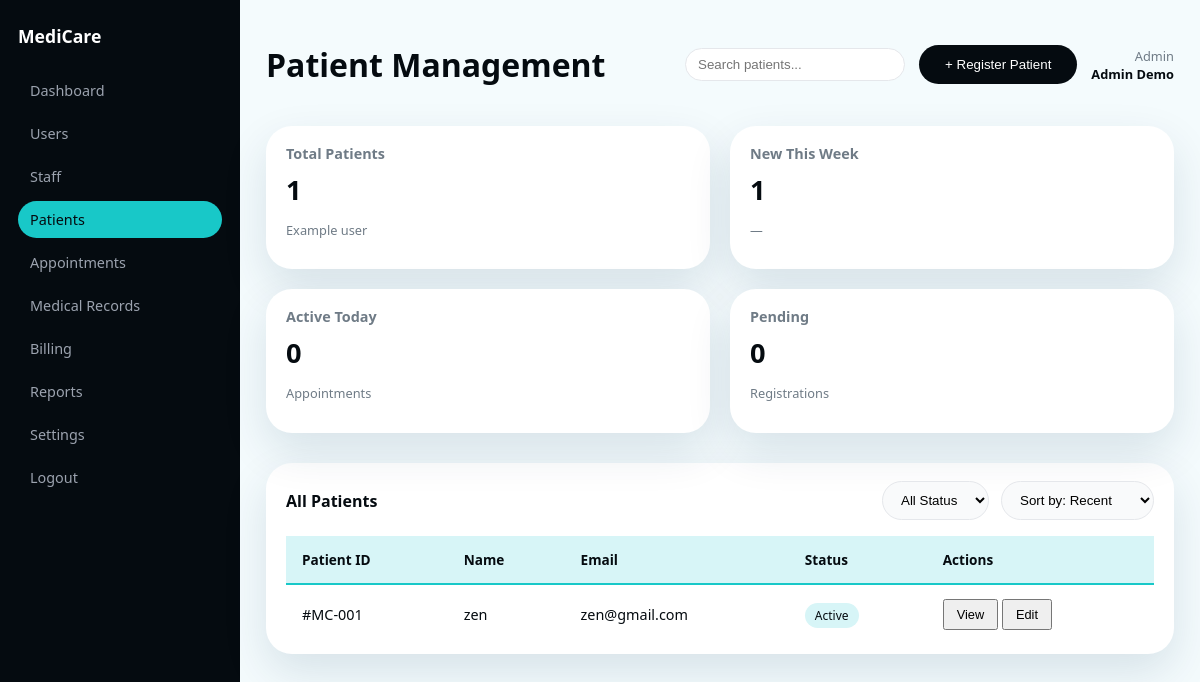
The app's page /medicare-clinic/index.php?page=admin-patients (signed in), older data.
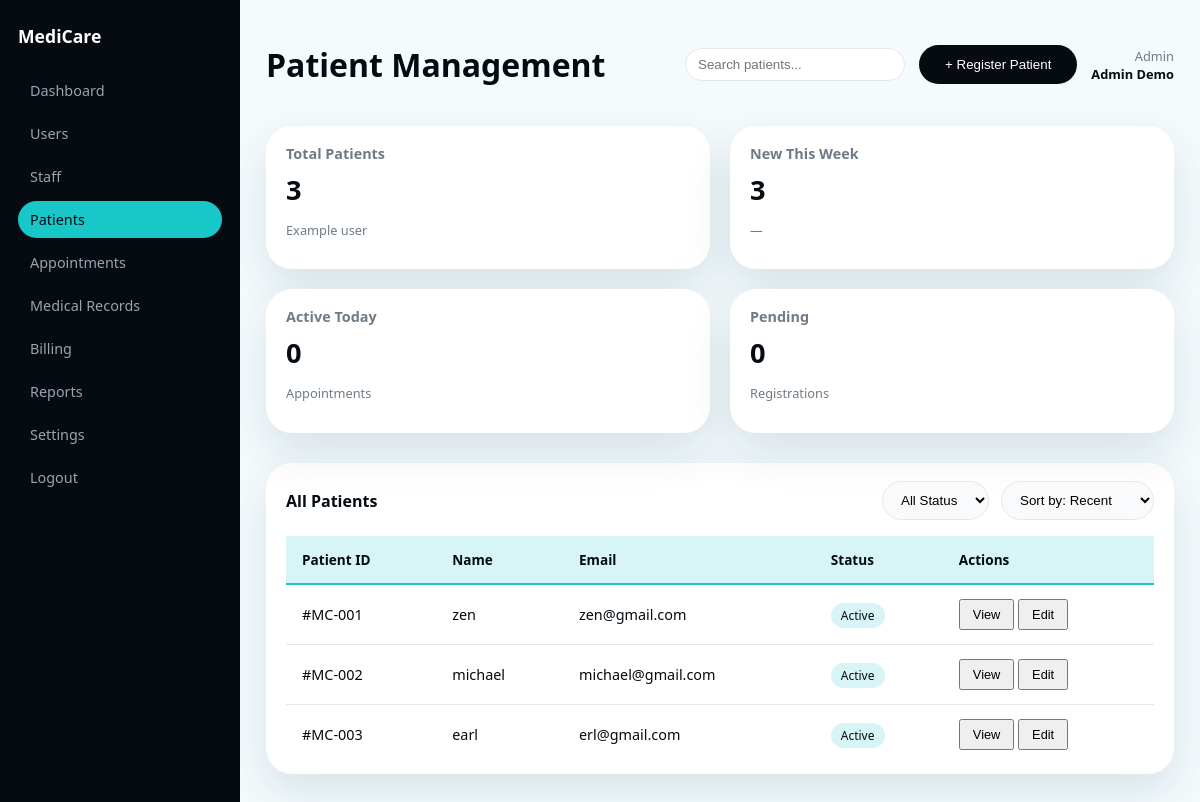
The same page, newer data.
### tables this page shows
CREATE TABLE users (
            id INTEGER PRIMARY KEY AUTOINCREMENT,
            email TEXT NOT NULL UNIQUE,
            password_hash TEXT NOT NULL,
            name TEXT NOT NULL,
            role TEXT NOT NULL CHECK(role IN ('admin','doctor','nurse','receptionist','patient')),
            created_at TEXT DEFAULT CURRENT_TIMESTAMP
        , department TEXT);

### medicare-clinic/config/auth.php (called while the page is built, shortened)
<?php
function current_user()
{
    return $_SESSION['user'] ?? null;
}

### medicare-clinic/app/views/admin/patients.php (the view, shortened to what this page needs)
<?php
require __DIR__ . '/../layouts/admin_sidebar.php';
$pdo = $GLOBALS['pdo'] ?? null;
$user = current_user();
$sidebar = render_admin_sidebar();
$patients = [];
if ($pdo) {
    $stmt = $pdo->prepare("SELECT id, name, email, role, created_at FROM users WHERE role = 'patient' ORDER BY id");
    $stmt->execute();
    $patients = $stmt->fetchAll(PDO::FETCH_ASSOC);
}
$patientCount = count($patients);
?>
<div class="app-shell">
    <?php echo $sidebar; ?>
    <main class="main-content">
        <header class="main-header">
            <h1>Patient Management</h1>
            <div class="header-right">
                <div class="search-bar">
                    <input type="text" placeholder="Search patients..." />
                </div>
                <button class="btn-primary">+ Register Patient</button>
                <div class="user-info">
                    <span class="role">Admin</span>
                    <span class="name"><?php echo htmlspecialchars($user['name'] ?? 'Admin'); ?></span>
                </div>
            </div>
        </header>
        <section class="grid-4">
            <div class="summary-card">
                <h4>Total Patients</h4>
                <div class="summary-value"><?php echo $patientCount; ?></div>
                <p class="summary-change">Example user</p>
            </div>
            <div class="summary-card">
                <h4>New This Week</h4>
                <div class="summary-value"><?php echo $patientCount; ?></div>
                <p class="summary-change">—</p>
            </div>
            <div class="summary-card">
                <h4>Active Today</h4>
                <div class="summary-value">0</div>
                <p class="summary-change">Appointments</p>
            </div>
            <div class="summary-card">
                <h4>Pending</h4>
                <div class="summary-value">0</div>
                <p class="summary-change">Registrations</p>
            </div>
        </section>
        <section class="panel">
            <div class="panel-header">
                <h3>All Patients</h3>
                <div style="display: flex; gap: 12px;">
                    <select>
                        <option>All Status</option>
                    </select>
                    <select>
                        <option>Sort by: Recent</option>
                    </select>
                </div>
            </div>
            <table class="data-table">
                <thead>
                    <tr>
                        <th>Patient ID</th>
                        <th>Name</th>
                        <th>Email</th>
                        <th>Status</th>
                        <th>Actions</th>
                    </tr>
                </thead>
                <tbody>
                    <?php foreach ($patients as $i => $p): ?>
                    <tr>
                        <td>#MC-<?php echo str_pad((string)($i + 1), 3, '0', STR_PAD_LEFT); ?></td>
                        <td><?php echo htmlspecialchars($p['name']); ?></td>
                        <td><?php echo htmlspecialchars($p['email']); ?></td>
                        <td><span class="badge cyan">Active</span></td>
                        <td>
                            <button class="btn-outline small">View</button>
                            <button class="btn-outline small">Edit</button>
                        </td>
                    </tr>
                    <?php endforeach; ?>
                </tbody>
            </table>
        </section>
    </main>
</div>

Row changes from the older to the newer data that the page shows:
added users: i "002", name "michael", email "michael@gmail.com"
added users: i "003", name "earl", email "erl@gmail.com"
Text that changed along with them:
$patientCount: "1" → "3"
